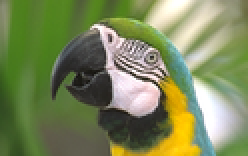
%> input picture assgn5/2/images/parrot.png, 124 x 78 px, shrunk from 350 x 221 before the run (shown 2 times larger)
$ octave myDriver.m   (GNU Octave 9; MATLAB toolbox functions it lacks are replaced by stand-ins)
%> lines starting %> are read from the running program, lines starting %| are printed output that depends on the picture
### assgn5/2/code/smooth_seg.m
function [I_mod, I_clust] = smooth_seg(I)

    [M N C] = size(I);
    [X Y] = meshgrid(1:M, 1:N);

     feature_vector = cat(3, X',Y',I(:,:,1),I(:,:,2),I(:,:,3));
     feature_vector_m = feature_vector;

     window_s = 23;
     window_s2 = 11;
     window = zeros(window_s, window_s, 5);
     window_reshape = zeros(window_s*window_s, 5);
     new_val = zeros(5,1);
     val1 = zeros(window_s*window_s, 1);
     val2 = zeros(window_s*window_s, 1);

     sp_sig = 12;
     in_sig = 20;

     small = 0.01;

     for i=1:M
         for j=1:N
            diff = 1000;
            new_val = reshape(feature_vector(i,j,:),1,5);
            while diff > small
                xt = round(new_val(1));
                yt = round(new_val(2));

                imin = max(1, xt-window_s2);
                jmin = max(1, yt-window_s2);
                imax = min(M, xt+window_s2);
                jmax = min(N, yt+window_s2);

                window = feature_vector(imin:imax, jmin:jmax,:);
                [m,n,c] = size(window);
                window_reshape = reshape(window, m*n, c);

                val1 = exp(-1*sum(bsxfun(@minus, window_reshape(:,1:2), new_val(1:2)).^2, 2)/(2*(sp_sig^2)));
                val2 = exp(-1*sum(bsxfun(@minus, window_reshape(:,3:5), new_val(3:5)).^2, 2)/(2*(in_sig^2)));
                val1 = val1.*val2;
                window_reshape = bsxfun(@times, window_reshape, val1);
                new_val = sum(window_reshape)/sum(val1);
                diff = sum((reshape(feature_vector_m(i,j,:),1,5)-new_val).^2,2);
                feature_vector_m(i,j,:) = new_val;

            end


         end
     end
     I_mod = cat(3, feature_vector_m(:,:,3),feature_vector_m(:,:,4),feature_vector_m(:,:,5));

     feature_vector = reshape(cat(3, X',Y',I_mod(:,:,1),I_mod(:,:,2),I_mod(:,:,3)), M*N, 5);

     K = 100;
     cluster_center = zeros(K, 5);
     cluster_mod = zeros(K,5);
     cluster_tmp = zeros(K,1);
     count = zeros(K,1);
     for k=1:K
         cluster_center(k,:) = feature_vector(round(rand(1)*(M*N-1))+1, :);
     end

     diff = 1000;
     small = 1;
     while diff > small
         count = zeros(K,1);
         cluster_mod = zeros(K,5);
         for i=1:M*N
             cluster_tmp = sum(bsxfun(@minus, cluster_center, feature_vector(i,:)).^2,2);
             [m,j] = min(cluster_tmp);
             cluster_mod(j,:) = cluster_mod(j,:) + feature_vector(i,:);
             count(j) = count(j)+1;
         end
         cluster_mod = bsxfun(@rdivide, cluster_mod, count);
         diff = sum(sum((cluster_mod-cluster_center).^2));
         cluster_center = cluster_mod;
     end

     I_clust = zeros(size(I));
     for i=1:M*N
         cluster_tmp = sum(bsxfun(@minus, cluster_center, feature_vector(i,:)).^2,2);
         [m,j] = min(cluster_tmp);
         feature_vector(i,3:5) = cluster_center(j,3:5);
         I_clust(feature_vector(i,1), feature_vector(i,2), :) = feature_vector(i,3:5);
     end

    myNumOfColors = 200;
    myColorScale = [ [0:1/(myNumOfColors-1):1]',[0:1/(myNumOfColors-1):1]',[0:1/(myNumOfColors-1):1]'];

    figure, imagesc(linear_contrast_stretching(I));colormap(myColorScale);daspect ([1 1 1]); axis tight;colormap jet;colorbar;
    figure, imagesc(linear_contrast_stretching(I_mod));colormap(myColorScale);daspect ([1 1 1]); axis tight;colormap jet;colorbar;
    figure, imagesc(linear_contrast_stretching(I_clust));colormap(myColorScale);daspect ([1 1 1]); axis tight;colormap jet;colorbar;
end

### assgn5/2/code/linear_contrast_stretching.m
function new_img = linear_contrast_stretching(raw_img)
min_intensity = min(raw_img(:));
max_intensity = max(raw_img(:));

new_img = ( raw_img - min_intensity )  * 1/ (max_intensity - min_intensity);

### assgn5/2/code/myDriver.m
I1 = double(imread('../images/parrot.png'));
I2 = double(imread('../images/flower.png'));
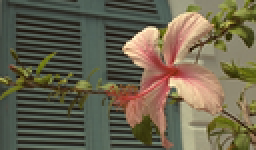
%> input picture assgn5/2/images/flower.png, 128 x 75 px, shrunk from 361 x 211 before the run (shown 2 times larger)

[I_mod1, I_clust1] = smooth_seg(I1);
%> in smooth_seg, `I_mod = cat(3, feature_vector_m(:,:,3),feature_vector_m(:,:,4),feature..`:
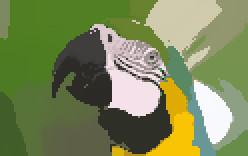
%> I_mod: size 78x124x3 double (shown 2 times larger); mean R, G, B 123.8, 135.9, 88.5
%> after the loop in smooth_seg, `for k=1:K`: cluster_center = 100 rows, first 8: [55 105 249.2 250.2 253.2; 77 94 248.2 196.3 4.69; 12 53 82.83 127.1 36.16; 9 33 82.83 127.1 36.16; 32 64 244 225.7 233.9; 17 51 221.4 202.8 207.5; 15 98 209.1 203.6 174.2; 48 38 45.41 43.76 40.74]
%> the loop in smooth_seg, `while diff > small` made 1 pass
%> diff on pass 1: NaN
%> after the loop in smooth_seg, `while diff > small`: cluster_mod = 100 rows, first 8: [55.95 104.6 249 249.9 253.2; 77 93 248.2 196.3 4.69; 8.11 49.35 82.83 127.1 36.16; 9.52 34.22 82.81 127.1 36.14; 33.98 61.38 244.2 225.9 234.2; 20.97 56.29 221.4 202.9 207.9; 7.84 98.8 208.4 203 173.6; 46.82 38.19 45.07 43.37 40.24]; count = 100 values, max 474 at index 47, min 0 at index 75, mean 96.72
%> the loop in smooth_seg, `for i=1:M*N` made 9672 passes
%> (m, j) on passes 1 to 3: (79.01, 41), (62.67, 41), (48.34, 41)
%> in linear_contrast_stretching, `min_intensity = min(raw_img(:));`: min_intensity = 0
%> in linear_contrast_stretching, `max_intensity = max(raw_img(:));`: max_intensity = 255
[I_mod2, I_clust2] = smooth_seg(I2);
%> (the run ends here)
